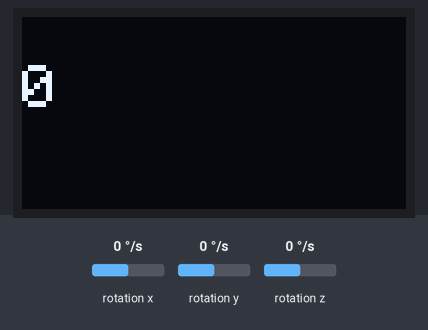
This sketch was run on a simulated Arduino Nano 33 IoT. On the bench: 128×64 one-colour display. The inputs (shaded band) are chosen by the test bench; at power-on: rotation x 0 °/s, rotation y 0 °/s, rotation z 0 °/s. What the sketch prints to the serial monitor is not drawn.

Above: at 1.8 s.
1.9 s: rotation x set to -192 °/s
At 4.9 s:
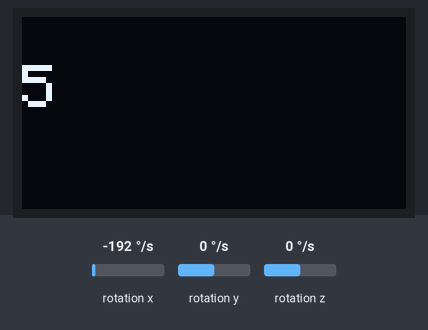
Timing chart, 0 to 6.4 s (numbered marks = the images above; inputs shaded):
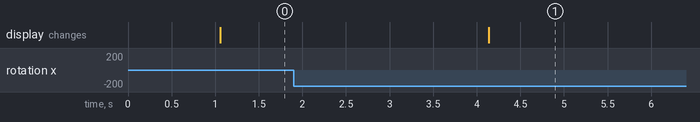

Measured:
- after the input at 1.9 s, the display: changes after 2.2 s (image 1)

The sketch:

Get_data.ino
```cpp
// Arduino code for Zero Crossing with Signal Strength Algorithm using LSM6DS3

#include <Arduino.h>
#include <Arduino_LSM6DS3.h>
#include <Wire.h>
#include "Adafruit_GFX.h"
#include "Adafruit_SSD1306.h"

const int start = 1;
const int stop = 1600;
const float fs = 100.0;
float filt1[stop - start + 1];
float Gyro[stop - start + 1]; // Placeholder for gyro data
int maincount = 0;
bool gyro_count_enable = false;
float gyro_up_peak = 0;
float gyro_down_peak = 0;
const float threshold1 = 0.05;

Adafruit_SSD1306 display = Adafruit_SSD1306(128,64,&Wire);

void setup() {
    Serial.begin(9600);
    if (!IMU.begin()) {
        Serial.println("Failed to initialize IMU!");
        while (1);
    }
    display.begin(SSD1306_SWITCHCAPVCC,0x3c);
}

void loop() {
    static float in[7] = {0};
    static float Ou[7] = {0};
    static int counter1 = 0;
    static int counter2 = 0;
    static int var_k = 0;

    // Read gyroscope data
    float gx, gy, gz;
    if (IMU.gyroscopeAvailable()) {
        IMU.readGyroscope(gx, gy, gz);
        // Store the gyroscope data in the array
        for (int i = 0; i < stop - start; i++) {
            Gyro[i] = Gyro[i + 1]; // Shift data
        }
        Gyro[stop - start] = gx; // Use gx for filtering
    }

    for (int i = start; i <= stop; i++) {
        in[6] = Gyro[i]; // Current gyro reading

        // Shift input and output arrays
        for (int j = 0; j < 6; j++) {
            in[j] = in[j + 1];
            Ou[j] = Ou[j + 1];
        }

        // Apply Butterworth filter (simplified)
        filt1[i] = ((in[0] + in[6]) * 0.000000000853160) +
                    ((in[1] + in[5]) * 0.000000005118957) +
                    ((in[2] + in[4]) * 0.000000012797393) +
                    (in[3] * 0.000000017063191) +
                    (Ou[0] * -0.7844171769) +
                    (Ou[1] * 4.8969248914) +
                    (Ou[2] * -12.7416173292) +
                    (Ou[3] * 17.6873761799) +
                    (Ou[4] * -13.8155108061) +
                    (Ou[5] * 5.7572441862);
        Ou[6] = filt1[i];

        // Detecting Zero Cross
        if ((Ou[6] < 0) && (Ou[5] > 0) && gyro_count_enable) {
            counter1 = 1;
            counter2 = 0;
            var_k = i;
            if (gyro_up_peak > threshold1) {
                maincount++;
            }
        }

        if ((Ou[6] > 0) && (Ou[5] < 0) && gyro_count_enable) {
            counter2 = 1;
            counter1 = 0;
            var_k = i;
            if (gyro_down_peak < -threshold1) {
                maincount++;
            }
        }

        // Detecting Upward and Downward Peaks
        if ((Ou[6] < Ou[5]) && (Ou[5] > Ou[4] && counter2 == 1)) {
            gyro_up_peak = Ou[5];
        }
        if ((Ou[6] > Ou[5]) && (Ou[5] < Ou[4] && counter1 == 1)) {
            gyro_down_peak = Ou[5];
        }

        // Sample Time Out
        if (((counter1 == 1) && (i < var_k + 15)) || ((counter2 == 1) && (i < var_k + 15))) {
            gyro_count_enable = false;
        } else {
            gyro_count_enable = true;
        }
    }

    Serial.println(maincount);
    delay(1000); // Adjust delay as needed
    display.clearDisplay();
  display.setTextColor(WHITE);

  display.setTextSize(2);
  display.setCursor(0,16);
  display.print(maincount);

  display.display();

}
```
